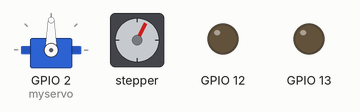
Simulated run of this program. Board: ESP32-C3. Parts: servo, stepper motor, output pins drawn as LEDs (lit = HIGH). Stepper angles assume 100 steps per turn; what the program prints to the serial monitor is not drawn.

Above: at 0.05 s.
At 2.95 s:
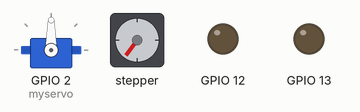
At 5.9 s:
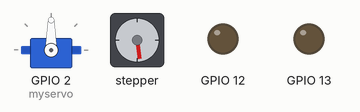
At 11.8 s:
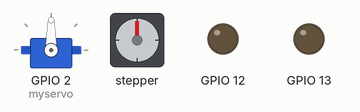
Timing chart, 0 to 15.4 s (numbered marks = the images above):
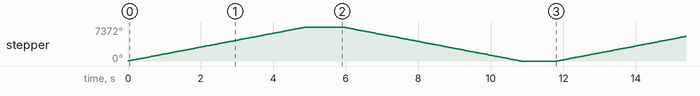

The program:

main.cpp
```cpp
#include <Arduino.h>
#include <ESP32Servo.h>
#include <Stepper.h>
#include <ShiftRegister74HC595.h>

Servo myservo;

//8拍情况下，电机是64步/圈，每步360° / 64 = 5.625°
//4拍情况下，电机是32步/圈
const int stepsPerRevolution = 100;  //步/圈
Stepper myStepper(stepsPerRevolution, 5,8,4,9);

ShiftRegister74HC595<1> sr(0, 1, 2);

void setup() {
  Serial.begin(115200);
  // Allow allocation of all timers
	ESP32PWM::allocateTimer(0);
	ESP32PWM::allocateTimer(1);
	ESP32PWM::allocateTimer(2);
	ESP32PWM::allocateTimer(3);
  myservo.setPeriodHertz(50); // standard 50 hz servo
  myservo.attach(2, 500, 2500); // Attach the servo after it has been detatched

  myStepper.setSpeed(250); //圈/分

  pinMode(12,OUTPUT);
  pinMode(13,OUTPUT);

}

void loop() {
  Serial.println("LUATOS");
  // //360度舵机
  // myservo.write(10); //0正方向的全速运行
  // delay(10000);
  // myservo.write(170); //180反方向的全速运行
  // delay(10000);
  // myservo.write(90); //不转动
  // delay(10000);

  // digitalWrite(13,HIGH);
  // digitalWrite(12,LOW);
  // delay(1000);
  // digitalWrite(13,LOW);
  // digitalWrite(12,HIGH);
  // delay(1000);

  //8拍情况下，还有1/64减速箱，所以转一圈（360）需要64 * 64 = 4096步
  //4拍情况下， 还有1/64减速箱，转一圈（360）需要64 * 32 = 2048步
  myStepper.step(2048);
  delay(1000);
  myStepper.step(-2048);
  delay(1000);

  // set all pins at once
  // uint8_t pinValues[] = { B10101010 };
  // sr.setAll(pinValues);
  // delay(1000);
}
```

Measured:
- by itself, stepper: turns 7372° clockwise in 4.9 s, then 7372° counter-clockwise in 4.9 s, repeating every 11.8 s
